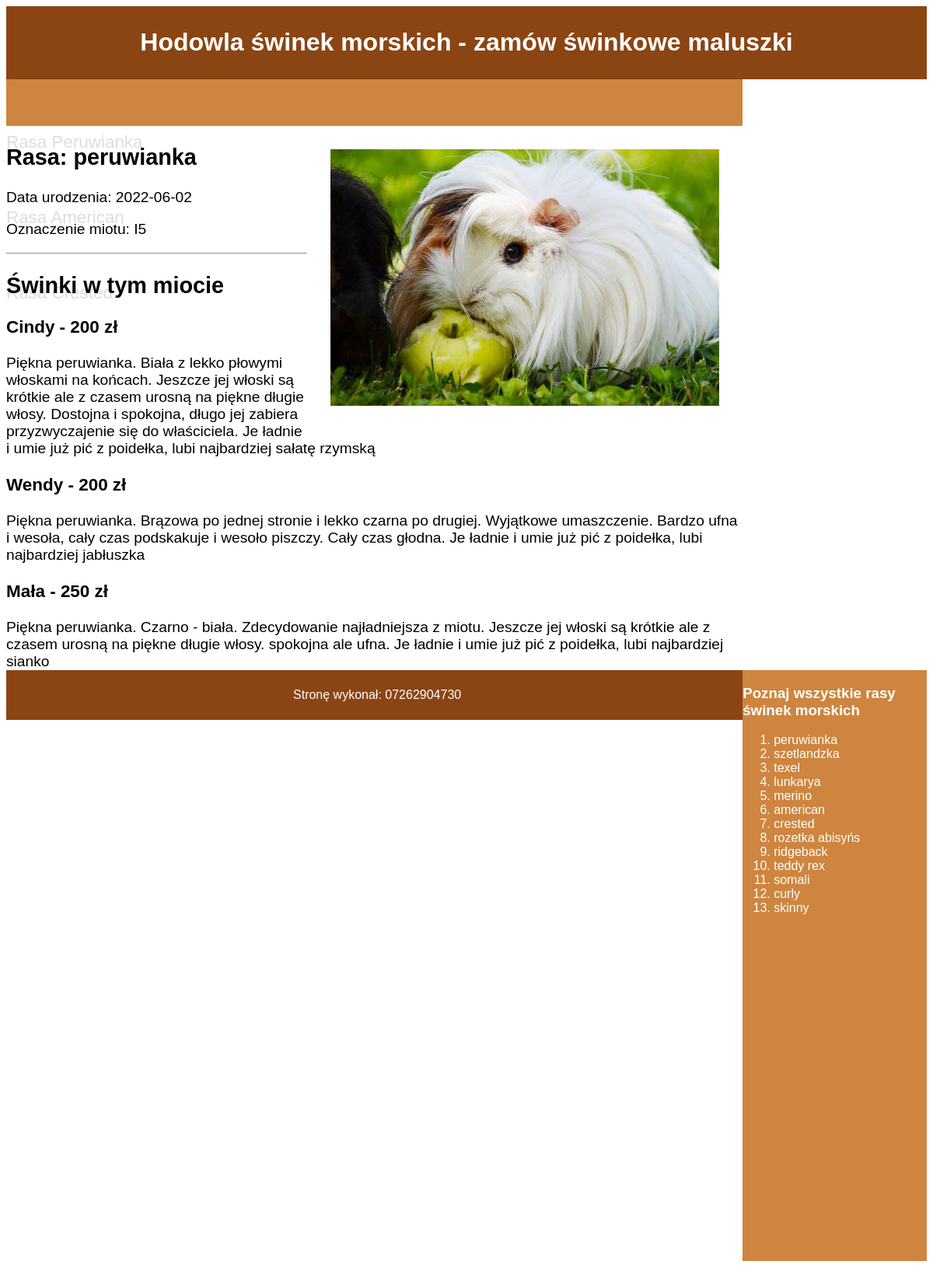
The app's page /Chomiki/peruwianka.php with its own data.
### tables this page shows
CREATE TABLE `swinki` (
  `id` int(10) UNSIGNED NOT NULL,
  `rasy_id` int(10) UNSIGNED NOT NULL,
  `data_ur` date DEFAULT NULL,
  `miot` varchar(10) DEFAULT NULL,
  `opis` text DEFAULT NULL,
  `imie` varchar(10) DEFAULT NULL,
  `cena` int(10) UNSIGNED DEFAULT NULL
);

CREATE TABLE `rasy` (
  `id` int(10) UNSIGNED NOT NULL,
  `rasa` varchar(15) DEFAULT NULL
);

### Chomiki/peruwianka.php (the view, shortened to what this page needs)
<?php
    $conn = new mysqli("localhost", "root", "", "hodowla");
?>
<!DOCTYPE html>
<html lang="pl">
<head>
    <link rel="stylesheet" href="styl.css">
</head>
<body>
    <div class="baner">
        <h1>Hodowla świnek morskich - zamów świnkowe maluszki</h1>
    </div>
    <div class="lewy-menu">
        <a href="peruwianka.php">
            <p>Rasa Peruwianka</p>
        </a>
        <a href="american.php">
            <p>Rasa American</p>
        </a>
        <a href="crested.php">
            <p>Rasa Crested</p>
        </a>
    </div>
    <div class="lewy-main">
        <img src="/peruwianka.jpg" alt="Świnka morska rasy peruwianka">
        <?php
            $sql2 = "SELECT DISTINCT data_ur, miot, rasa FROM swinki JOIN rasy ON rasy_id = rasy.id WHERE rasy_id=1";
            $result2 = $conn->query($sql2);
            while($row = $result2 -> fetch_array()) {
                echo "<h2>Rasa: $row[2]</h2>";
                echo "<p>Data urodzenia: $row[0]</p>";
                echo "<p>Oznaczenie miotu: $row[1]</p>";
            }
        ?>
        <hr>
        <h2>Świnki w tym miocie</h2>
        <?php
            $sql3 = "SELECT imie, cena, opis FROM swinki WHERE rasy_id = 1";
            $result3 = $conn->query($sql3);
            while($row = $result3 -> fetch_array()) {
                echo "<h3>$row[0] - $row[1] zł</h3>";
                echo "<p>$row[2]</p>";
            }
        ?>
    </div>
    <div class="prawy">
        <h3>Poznaj wszystkie rasy świnek morskich</h3>
        <ol>
            <?php
                $sql1 = "SELECT rasa FROM rasy";
                $result = $conn->query($sql1);
                while($row = $result -> fetch_array()) {
                    echo "<li>$row[0]</li>";
                }
            ?>
        </ol>
    </div>
    <div class="stopka">
        <p>Stronę wykonał: 07262904730</p>
    </div>
</body>
</html>

### Chomiki/styl.css (style rules this page uses)
* { font-family: "Helvetica"; }
.baner, .stopka { background-color: saddlebrown; color: white; text-align: center; padding: 7px; }
.lewy-menu { background-color: peru; width: 80%; height: 40px; padding-top: 20px; float: left; }
.lewy-main { width: 80%; height: 700px; font-size: 120%; overflow: auto; }
.prawy { background-color: peru; color: white; width: 20%; height: 760px; float: right; }
a { color: #ddd; padding-left: 90px; font-size: 140%; text-decoration: none; }
img { float: right; margin: 30px; }

### records on screen
swinki: imie "Cindy", cena "200", opis "Piękna peruwianka. Biała z lekko płowymi włoskami na końcach. Jeszcze jej włoski są krótkie ale z czasem urosną na piękne długie włosy. Dostojna i spokojna, długo jej zabiera przyzwyczajenie się do właściciela. Je ładnie i umie już pić z poidełka, lubi najbardziej sałatę rzymską"
swinki: imie "Wendy", cena "200", opis "Piękna peruwianka. Brązowa po jednej stronie i lekko czarna po drugiej. Wyjątkowe umaszczenie. Bardzo ufna i wesoła, cały czas podskakuje i wesoło piszczy. Cały czas głodna. Je ładnie i umie już pić z poidełka, lubi najbardziej jabłuszka"
swinki: imie "Mała", cena "250", opis "Piękna peruwianka. Czarno - biała. Zdecydowanie najładniejsza z miotu. Jeszcze jej włoski są krótkie ale z czasem urosną na piękne długie włosy. spokojna ale ufna. Je ładnie i umie już pić z poidełka, lubi najbardziej sianko"
rasy: rasa "peruwianka"
rasy: rasa "szetlandzka"
rasy: rasa "texel"
rasy: rasa "lunkarya"
rasy: rasa "merino"
rasy: rasa "american"
rasy: rasa "crested"
rasy: rasa "rozetka abisyńs"
rasy: rasa "ridgeback"
rasy: rasa "teddy rex"
rasy: rasa "somali"
rasy: rasa "curly"
rasy: rasa "skinny"

### other values on screen
$row[2] "peruwianka"
$row[0] "2022-06-02"
$row[1] "I5"
